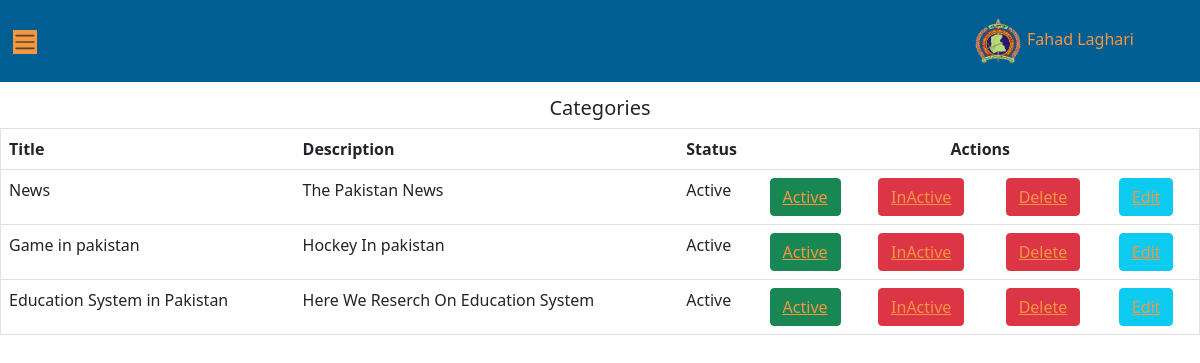
The page /admin/view_categories.php (signed in) on the database its author committed.
### tables this page shows
CREATE TABLE `category` (
  `category_id` int(11) NOT NULL AUTO_INCREMENT,
  `category_title` varchar(100) DEFAULT NULL,
  `category_description` text DEFAULT NULL,
  `category_status` enum('Active','InActive') DEFAULT NULL,
  `created_at` timestamp NOT NULL DEFAULT current_timestamp(),
  `updated_at` timestamp NULL DEFAULT NULL,
  PRIMARY KEY (`category_id`)
);

### admin/view_categories.php (the view, shortened to what this page needs)
<?php
require ("../connection/connection.php");
?>
<!DOCTYPE html>
<html>
<head>
   <link rel="stylesheet" href="../bootstrap/css/bootstrap.min.css">
  <link rel="stylesheet" type="text/css" href="https://cdn.datatables.net/1.11.3/css/jquery.dataTables.min.css">
  <link href="https://cdn.jsdelivr.net/npm/bootstrap@5.0.2/dist/css/bootstrap.min.css" rel="stylesheet" />
    <link rel="stylesheet" href="https://cdn.datatables.net/1.10.13/css/jquery.dataTables.min.css">
</head>
<body>
      <div class="container-fluid">
                         <nav class="navbar fixed-top" style="background-color:#005E93">
                             <button class="btn" type="button"data-bs-toggle="offcanvas" data-bs-target="#offcanvasWithBackdrop" aria-controls="offcanvasWithBackdrop">
                              <span class="navbar-toggler-icon"style="background-color: #F59640"></span>
                             </button>
                             <div style="margin-right: 50px">
                                     <li class="nav-item dropdown" style="list-style: none">
                                       <a class="nav-link " href="#" role="button" data-bs-toggle="dropdown" aria-expanded="false"style="color:#F59640">
                                      <?php if(isset($_SESSION['user_data'])) { ?>
                                                <img src="../<?php  echo isset($_SESSION['user_data'])?$_SESSION['user_data']['user_image']:"" ?>" height="50px" width="50px" style="padding: 2px "id="profile">
                                                <?php echo isset($_SESSION['user_data'])?$_SESSION['user_data']['first_name']:"" ; } ?>
                                       </a>
                                  </li>
                             </div>
                          </nav>
                         </div>
	<div class="text-center" style="margin-top: 8%;">
		<h5>Categories</h5>
	</div>
		                       <?php
$query = "SELECT * FROM `category`";
$result = mysqli_query($connection, $query);
if ($result->num_rows > 0) {
  ?>
 <div class="table-responsive">
  <table border="1" align="center" class="table table-hover" class="table-responsive">
    <tr>
      <th>Title</th>
      <th>Description</th>
      <th>Status</th>
      <th colspan="10" style="text-align:center;">Actions</th>
    </tr>
    <?php
    while ($data = mysqli_fetch_assoc($result)) {
      ?>
      <tr>
        <td><?php echo $data['category_title']; ?></td>
        <td><?php echo $data['category_description']; ?></td>
        <td><?php echo $data['category_status']; ?></td>
        <td colspan="3">
          <button type="button" class="btn btn-success">
          <a  style="color:  #F59640"
          href="view_categories.php?id=<?php echo $data['category_id'];  ?> &action=Active">Active</a>
          </button>
        </td>
          <td>
              <button type="button" class="btn btn-danger">
            <a  style="color:#F59640 "href="view_categories.php?id=<?php echo $data['category_id']; ?> &Action=inactive">InActive</a>
            </button>
          </td>
          <td>
              <button type="button" class="btn btn-danger">
            <a  style="color:#F59640 "href="view_categories.php?id=<?php echo $data['category_id'];  ?> &action=Delete">Delete</a>
            </button>
          </td>
           <td>
              <button type="button" class="btn btn-info">
            <a  style="color:#F59640 "href="edit_category.php?id=<?php echo $data['category_id'];  ?> &action=edit">Edit</a>
            </button>
          </td>
      </tr>
      <?php
    }
    ?>
  </table>
</div>
  <?php
}
?>
</body>
</html>

### rows shown on the page
category: category_title "News", category_description "The Pakistan News", category_status "Active"
category: category_title "Game in pakistan", category_description "Hockey In pakistan", category_status "Active"
category: category_title "Education System in Pakistan", category_description "Here We Reserch On Education System", category_status "Active"

### other values the page prints
$_SESSION['user_data']['first_name'] "Fahad Laghari"
